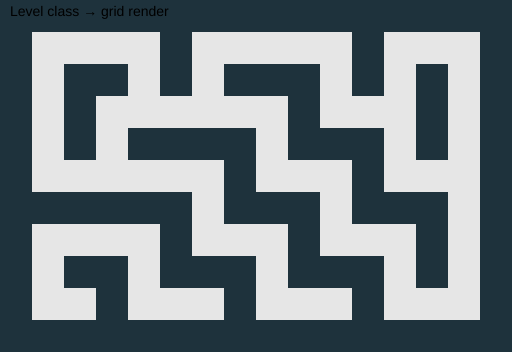
Frame 1 (no input)
Frame 60 (no input): identical to frame 1, image omitted
Frame 120 (the mouse pressed at the canvas centre since frame 60): identical to frame 1, image omitted

The p5.js sketch that drew this single still picture (run headless with seeded random() and noise() and a simulated clock; from frame 60 on, the mouse is pressed at the canvas centre):

// p5.js sketch
// ── sketch.js
/*
Week 4 — Example 2: Level class (hard-coded grid)

Goal of this example:
- Keep the exact same *visual output* as Example 1 (a drawn maze).
- Change the *structure* of the code so that “a level” becomes a reusable object.

Key teaching idea:
- A class lets you bundle data (the grid) + behavior (draw, size helpers)
  into one thing you can reuse later (especially once you start loading
  multiple levels from JSON).
*/

// ----------------------------
// 1) Global constants
// ----------------------------

// Tile Size (TS) = how many pixels wide/tall each grid cell is.
// If TS=32, then each number in the 2D grid draws as a 32x32 square.
const TS = 32;

// ----------------------------
// 2) Level class definition
// ----------------------------

/*
A Level is responsible for:
- storing the grid (2D array of numbers)
- knowing how big it is (rows/cols and pixel dimensions)
- drawing itself

Important concept:
- The sketch (setup/draw) should not need to know the details
  of how the level draws—just that it can draw.
*/
class Level {
  /*
  The constructor runs when you do: new Level(grid, TS)

  Parameters:
  - grid: a 2D array like grid[row][col]
  - tileSize: TS (pixels per tile)
  */
  constructor(grid, tileSize) {
    this.grid = grid;
    this.ts = tileSize;
  }

  // How many columns are in the grid?
  // (We assume each row has the same number of columns.)
  cols() {
    return this.grid[0].length;
  }

  // How many rows are in the grid?
  rows() {
    return this.grid.length;
  }

  // Pixel width of the level = columns * tileSize
  pixelWidth() {
    return this.cols() * this.ts;
  }

  // Pixel height of the level = rows * tileSize
  pixelHeight() {
    return this.rows() * this.ts;
  }

  /*
  Draw the whole grid.

  Tile legend (same as Example 1):
  - 0 = floor
  - 1 = wall

  This method contains the “nested for loop” logic, so the sketch doesn’t have to.
  Later, you can extend this to:
  - draw special tiles
  - draw decorations
  - expose collision checks (isWall, etc.)
  */
  draw() {
    // Loop over each row...
    for (let r = 0; r < this.rows(); r++) {
      // ...and each column in that row.
      for (let c = 0; c < this.cols(); c++) {
        const tileValue = this.grid[r][c];

        // Choose a colour based on the tile.
        if (tileValue === 1) {
          fill(30, 50, 60); // wall colour (dark teal)
        } else {
          fill(230); // floor colour (light gray)
        }

        // Convert grid coordinates (row/col) into pixel coordinates (x/y).
        // - x goes with column
        // - y goes with row
        const x = c * this.ts;
        const y = r * this.ts;

        // Draw the tile rectangle.
        rect(x, y, this.ts, this.ts);
      }
    }
  }
}

// ----------------------------
// 3) Hard-coded grid data (same as Example 1)
// ----------------------------

/*
This is identical in concept to Example 1: it’s still “the level as a 2D array.”
- We are not introducing new data structures here.
- We’re showing that classes are mainly about organization + reuse.

The grid is structured as:
grid[row][col]

So grid[0] is the first row, grid[0][0] is the top-left cell.
*/
const grid = [
  [1, 1, 1, 1, 1, 1, 1, 1, 1, 1, 1, 1, 1, 1, 1, 1],
  [1, 0, 0, 0, 0, 1, 0, 0, 0, 0, 0, 1, 0, 0, 0, 1],
  [1, 0, 1, 1, 0, 1, 0, 1, 1, 1, 0, 1, 0, 1, 0, 1],
  [1, 0, 1, 0, 0, 0, 0, 0, 0, 1, 0, 0, 0, 1, 0, 1],
  [1, 0, 1, 0, 1, 1, 1, 1, 0, 1, 1, 1, 0, 1, 0, 1],
  [1, 0, 0, 0, 0, 0, 0, 1, 0, 0, 0, 1, 0, 0, 0, 1],
  [1, 1, 1, 1, 1, 1, 0, 1, 1, 1, 0, 1, 1, 1, 0, 1],
  [1, 0, 0, 0, 0, 1, 0, 0, 0, 1, 0, 0, 0, 1, 0, 1],
  [1, 0, 1, 1, 0, 1, 1, 1, 0, 1, 1, 1, 0, 1, 0, 1],
  [1, 0, 0, 1, 0, 0, 0, 1, 0, 0, 0, 1, 0, 0, 0, 1],
  [1, 1, 1, 1, 1, 1, 1, 1, 1, 1, 1, 1, 1, 1, 1, 1],
]; // based on your Example 1 grid

// ----------------------------
// 4) Sketch state
// ----------------------------

// We’ll store our Level instance here so draw() can access it.
let level;

// ----------------------------
// 5) p5.js lifecycle functions
// ----------------------------

function setup() {
  /*
  Create a Level instance from the grid.

  Think of this like:
  - “Here is some raw data (grid)”
  - “Wrap it in a Level object that knows what to do with it”
  */
  level = new Level(grid, TS);

  // Make the canvas exactly fit the level size.
  // This is a nice practical reason to have pixelWidth/pixelHeight helpers.
  createCanvas(level.pixelWidth(), level.pixelHeight());

  // Setup drawing styles.
  noStroke(); // cleaner tiles (no outlines) [file:11]
  textFont("sans-serif");
  textSize(14);
}

function draw() {
  // Clear the screen each frame.
  background(240);

  // Delegate drawing the maze to the level object.
  // This is the key structural difference from Example 1.
  level.draw();

  // Draw a small label so students can tell examples apart.
  fill(0);
  text("Level class → grid render", 10, 16);
}
